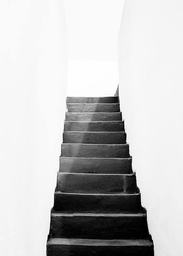
#> input picture stairs.png, 183 x 256 px, shrunk from 536 x 750 before the run
$ jupyter execute 'stair counter.ipynb'
#> lines starting #> are read from the running program, lines starting #| are printed output that depends on the picture; after the words box and inside, x2 and y2 are one past the last pixel; in counts of white or black regions, pixels touching at a corner belong together
[cell 1]
import numpy as np
import cv2
from matplotlib import pyplot as plt
import math

[cell 2]
def gaussian_kernel(sigma_x,kernel_size):
    """returns a gaussian blur kernel"""

    kernel = np.zeros((kernel_size,kernel_size))

    h = 1/(2.0*np.pi*sigma_x*sigma_x)

    n= kernel_size//2

    for i in range(-n,n+1):
        for j in range(-n,n+1):
            p =  ((i**2)+(j**2))/(2*(sigma_x**2))
            kernel[i+n,j+n] = h*np.exp(-p)

    print(kernel/np.min(kernel))
    return kernel

def convolution(img, kernel):
    n = kernel.shape[0]//2
    #img_bordered = cv2.copyMakeBorder(img, top=n , bottom=n , left=n , right=n, borderType=cv2.BORDER_CONSTANT)

    out = np.zeros((img.shape[0],img.shape[1],1))

    for x in range(n,img.shape[0]-n):
        for y in range(n, img.shape[1]-n):
            sum=0
            for i in range(-n,n+1):
                for j in range(-n,n+1):
                    sum+= img[x-i,y-j] * kernel[i+n,j+n]
            out[x,y] = sum

    return out

def x_derivatives(sigma,kernel_size):
    kernel = np.zeros((kernel_size,kernel_size))

    n = kernel_size//2

    h = 1/(2.0*math.pi*(sigma**2))

    for i in range(-n,n+1):
        for j in range(-n,n+1):
            p = ((i**2)+(j**2))/(2*(sigma**2))
            kernel[i+n,j+n] = (-i/(sigma**2))*h*np.exp(-p)

    #print(kernel)
    return kernel

def y_derivatives(sigma,kernel_size):
    kernel = np.zeros((kernel_size,kernel_size))
    n = kernel_size//2

    h = 1/(2.0*math.pi*(sigma**2))

    for i in range(-n,n+1):
        for j in range(-n,n+1):
            p = ((i**2)+(j**2))/(2*(sigma**2))
            kernel[i+n,j+n] = (-j/(sigma**2))*h*np.exp(-p)

    #print(kernel)
    return kernel

def gradient_magnitude(img1,img2):
    m,n = img1.shape[0],img2.shape[1]
    output = np.zeros((m,n))
    for i in range(m):
        for j in range(n):
            output[i,j] = math.sqrt((img1[i,j]**2)+(img2[i,j]**2))

    return output

def non_max_suppression(img,angle):

    m,n=img.shape[0],img.shape[1]
    out = np.zeros(img.shape)
    img = img/img.max()*255

    for i in range (m-1):
        for j in range(n-1):
            try:
                if(0<=angle[i,j]<22.5 or 157.5<=angle[i,j]<=180):
                    q=img[i,j+1]
                    r=img[i,j-1]
                elif(22.5<=angle[i,j]<=67.5):
                    q=img[i-1,j-1]
                    r=img[i+1,j+1]
                elif(67.5<=angle[i,j]<=112.5):
                    q=img[i-1,j]
                    r=img[i+1,j]
                else:
                    q=img[i-1,j+1]
                    r=img[i+1,j-1]

                if(img[i,j]<q or img[i,j]<r):
                    out[i,j]=0
                else:
                    out[i,j]=img[i,j]

            except IndexError as e:
                pass

    return out

def find_threshold(img):

    oldThreshold = np.mean(img)

    newThreshold = threshold_generator(img,oldThreshold)

    while(abs(newThreshold-oldThreshold) > 0.1 ** 6):
        oldThreshold = newThreshold
        newThreshold = threshold_generator(img,oldThreshold)

    return newThreshold


def threshold_generator(img,threshold):
    m,n = img.shape

    sum1 = 0
    sum2 = 0
    n1 = 0
    n2 = 0

    for x in range(m):
        for y in range(n):
            if img[x,y]>threshold:
                sum1+=img[x,y]
                n1+=1
            else:
                sum2+=img[x,y]
                n2+=1

    highthreshold = sum1/n1
    lowthreshold = sum2/n2

    return (highthreshold+lowthreshold)/2


def doubleThresholding(img):

    threshold = find_threshold(img)

    weak = np.uint8(75)
    strong = np.uint8(255)

    out = np.zeros(img.shape)

    highThreshold = threshold * .5
    lowThreshold = highThreshold * .5

    strong_i,strong_j = np.where(img>=highThreshold)
    zeros_i, zeros_j = np.where(img<=lowThreshold)

    weak_i,weak_j = np.where((img>=lowThreshold) & (img<=highThreshold))

    out[strong_i,strong_j] = strong
    out[weak_i,weak_j] = weak
    out[zeros_i,zeros_j] = 0

    return out

def hysteresis(img):

    out = img.copy()

    weak = 75
    strong =255

    m,n = img.shape[0],img.shape[1]

    for i in range(1,m-1):
        for j in range(1,n-1):
            if(out[i,j]==weak):
                 out[i,j] = strong if (out[i-1,j-1]==strong or out[i-1,j]==strong or out[i-1,j+1]==strong or out[i,j-1]==strong or out[i,j+1]==strong or out[i+1,j-1]==strong or out[i+1,j]==strong or out[i+1,j+1]==strong) else 0

    return out

def CannyEdgeDetector(img,sigma,kernel_size):
    blurred_img = convolution(img,gaussian_kernel(sigma,kernel_size))

    I_x = convolution(blurred_img,x_derivatives(sigma,kernel_size))
    I_y = convolution(blurred_img,y_derivatives(sigma,kernel_size))

    I_mag = gradient_magnitude(I_x,I_y)

    angles = np.arctan2(I_y.copy(),I_x.copy())

    nms = non_max_suppression(I_mag,angles)

    dbl_thresholded = doubleThresholding(nms)

    final_output = hysteresis(dbl_thresholded)


    cv2.normalize(final_output,final_output,0,255,cv2.NORM_MINMAX)
    final_output = np.round(final_output).astype(np.uint8)


    return final_output

[cell 3]
image_path = "stairs.png"
img = cv2.imread(image_path,cv2.IMREAD_GRAYSCALE)
#> img is the input picture: shape (256, 183); min 0, max 255, mean 195.3
if (img.shape[0]>1000 or img.shape[1]>1000):
    img = cv2.resize(img, (0, 0), fx=0.3, fy=0.3)

edged = CannyEdgeDetector(img,.7,5)
#> after the loop in convolution (call 2), `for x in range(n,img.shape[0]-n):`:
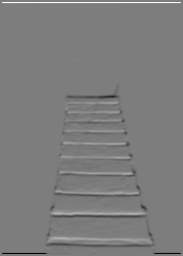
#> out: shape (256, 183, 1) float64; min -111.5, max 114.6, mean -0.3; drawn with min black and max white
#> after the loop in convolution (call 3), `for x in range(n,img.shape[0]-n):`:
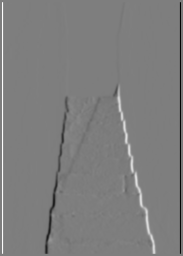
#> out: shape (256, 183, 1) float64; min -112.5, max 114.6, mean 0; drawn with min black and max white
#> after the loop in gradient_magnitude, `for i in range(m):`:
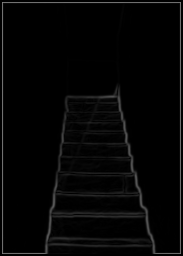
#> output: shape (256, 183) float64; min 0, max 127.2, mean 5.6
#> in CannyEdgeDetector, `angles = np.arctan2(I_y.copy(),I_x.copy())`:
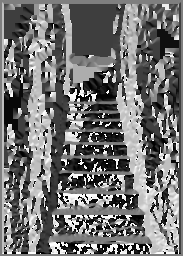
#> angles: shape (256, 183, 1) float64; min -3.14, max 3.14, mean -0.322; drawn with min black and max white
#> in non_max_suppression, `img = img/img.max()*255`:
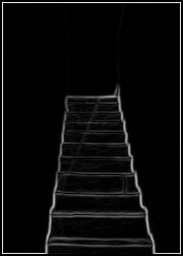
#> img: shape (256, 183) float64; min 0, max 255, mean 11.3
#> after the loop in non_max_suppression, `for i in range (m-1):`:
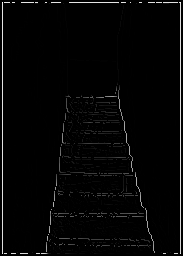
#> out: shape (256, 183) float64; min 0, max 255, mean 5.6
#> in find_threshold, `oldThreshold = np.mean(img)`: oldThreshold = 5.56
#> after the loop in threshold_generator, `for x in range(m):`: n1 = 2874; n2 = 43974; sum1 = 253824.1; sum2 = 6424.3
#> in threshold_generator, `highthreshold = sum1/n1`: highthreshold = 88.32
#> in threshold_generator, `lowthreshold = sum2/n2`: lowthreshold = 0.146
#> in find_threshold, `newThreshold = threshold_generator(img,oldThreshold)`: newThreshold = 44.23
#> the loop in find_threshold, `while(abs(newThreshold-oldThreshold) > 0.1 ** 6):` made 6 passes
#> (oldThreshold, highthreshold in threshold_generator, lowthreshold in threshold_generator, newThreshold) on passes 1 to 6: (44.23, 148.2, 0.674, 74.43), (74.43, 182, 1.21, 91.62), (91.62, 198.4, 1.49, 99.97), (99.97, 203.3, 1.58, 102.4), (102.4, 203.6, 1.59, 102.6), (102.6, 203.6, 1.59, 102.6)
#> in doubleThresholding, `threshold = find_threshold(img)`: threshold = 102.6
#> in doubleThresholding, `highThreshold = threshold * .5`: highThreshold = 51.3
#> in doubleThresholding, `lowThreshold = highThreshold * .5`: lowThreshold = 25.65
#> in doubleThresholding, `strong_i,strong_j = np.where(img>=highThreshold)`: strong_i = 1457 values from 2 to 253; strong_j = 1457 values, max 180 at index 126, min 2 at index 0, mean 95.53
#> in doubleThresholding, `weak_i,weak_j = np.where((img>=lowThreshold) & (img<=highThreshold))`: weak_i = 424 values from 84 to 253; weak_j = 424 values, max 150 at index 421, min 48 at index 423, mean 98.05
#> in CannyEdgeDetector, `dbl_thresholded = doubleThresholding(nms)`:
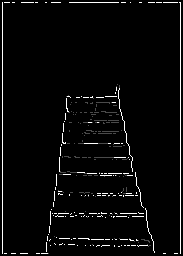
#> dbl_thresholded: shape (256, 183) float64; min 0, max 255, mean 8.6
#> after the loop in hysteresis, `for i in range(1,m-1):`:
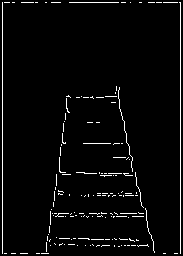
#> out: shape (256, 183) float64; 3.3% white in thin lines or dots
#> in CannyEdgeDetector, `final_output = np.round(final_output).astype(np.uint8)`: final_output: shape (256, 183); 3.3% white in thin lines or dots

[cell 4]
plt.imshow(edged,cmap='gray')

[cell 5]
def hough_line_transform(threshold,edge_coordinates):
    diagonal_length = np.ceil(np.sqrt(img.shape[0]**2 + img.shape[1]**2))

    theta_values = np.deg2rad(np.arange(-90,90,1))
    r_values = np.arange(-diagonal_length,diagonal_length+1,1)

    m,n = len(r_values),len(theta_values)

    accumulator = np.zeros((m,n))

    costhetas = np.cos(theta_values)
    sinthetas = np.sin(theta_values)

    for x,y in zip(edge_coordinates[0],edge_coordinates[1]):
        for theta in range(n):
            r = x*costhetas[theta] + y*sinthetas[theta]
            r_idx = np.where(r > r_values)[0][-1]
            accumulator[r_idx,theta] += 1

    final_r_idx,final_theta_idx = np.where((accumulator>threshold))
    final_r_values = r_values[final_r_idx]
    final_theta_values = theta_values[final_theta_idx]

    return final_r_values,final_theta_values

[cell 6]
edge_coordinates = np.where(edged==255)
#> edge_coordinates = 1529 positions, rows 2 to 253, columns 2 to 180

final_r , final_theta = hough_line_transform(50, edge_coordinates)
#> the loop in hough_line_transform, `for x,y in zip(edge_coordinates[0],edge_coordinates[1]):` made 1529 passes
#> y on passes 1 to 3: 2, 4, 5
#> after the loop in hough_line_transform, `for x,y in zip(edge_coordinates[0],edge_coordinates[1]):`:
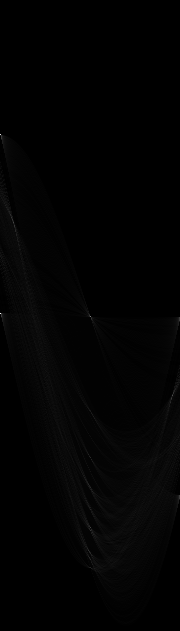
#> accumulator: shape (631, 180) float64; min 0, max 252, mean 2.4
#> in hough_line_transform, `final_r_idx,final_theta_idx = np.where((accumulator>threshold))`: final_r_idx = 27 values from 134 to 530; final_theta_idx = 27 values, max 179 at index 15, min 0 at index 0, mean 77.89
#> in hough_line_transform, `final_r_values = r_values[final_r_idx]`: final_r_values = 27 values from -181 to 215
#> in hough_line_transform, `final_theta_values = theta_values[final_theta_idx]`: final_theta_values = 27 values, max 1.55 at index 15, min -1.57 at index 0, mean -0.211
#> final_r = 27 values from -181 to 215; final_theta has the same summary as final_theta_values in hough_line_transform

[cell 7]
def polar2cartesian(radius: np.ndarray, angle: np.ndarray, cv2_setup: bool = True) -> np.ndarray:
    return radius * np.array([np.sin(angle), np.cos(angle)])

def distance_between_lines(pt1, pt2, pt3, pt4):

    m1 = (pt2[1] - pt1[1]) / (pt2[0] - pt1[0])

    m2 = (pt4[1] - pt3[1]) / (pt4[0] - pt3[0])


    b1 = pt1[1] - m1 * pt1[0]
    b2 = pt3[1] - m2 * pt3[0]

    distance = np.abs(b1 - b2) / np.sqrt(m1**2 + 1)

    return distance

new_img = cv2.imread(image_path)
if (new_img.shape[0]>1000 or new_img.shape[1]>1000):
    new_img = cv2.resize(new_img, (0, 0), fx=0.3, fy=0.3)

i=0

lines = []

distance = 100

for rho,theta in zip(final_r,final_theta):
    if -1<theta<1:
        x0 = polar2cartesian(rho, theta)
        # print(x0)
        direction = np.array([x0[1], -x0[0]])
        # print(direction)
        pt1 = np.round(x0 + 1000*direction).astype(int)
        pt2 = np.round(x0 - 1000*direction).astype(int)
        line = [pt1,pt2]
        if(lines!=[]):
            for ln in lines:
                pt3,pt4 = ln
                distance = distance_between_lines(pt1,pt2,pt3,pt4)
                if(distance<31):
                    print("distance: "+str(distance))
                    break

        if(distance>31):
            lines.append([pt1,pt2])
            cv2.line(new_img,pt1=pt1, pt2=pt2, color=[0,255,0], thickness=2)
            i += 1
#> this loop made 27 passes
#> (rho, theta, line) on pass 26: (212, 0, [[212000, 212], [-212000, 212]])
#> (rho, theta, line) on pass 27: (215, 0, [[215000, 215], [-215000, 215]])
#| distance: 3.0
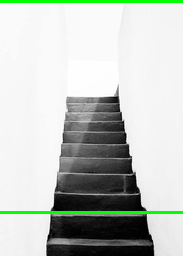
#> new_img: shape (256, 183, 3); 2.34% of pixels changed, all inside (x1, y1, x2, y2) = (0, 0, 183, 214)
#> after the loop, i = 2; lines = [[[1000, 1], [-1000, 1]], [[212000, 212], [-212000, 212]]]

# print(lines)
print(f"no of lines drawn : {i}")
#| no of lines drawn : 2
plt.imshow(new_img)
# plt.imshow(img)
